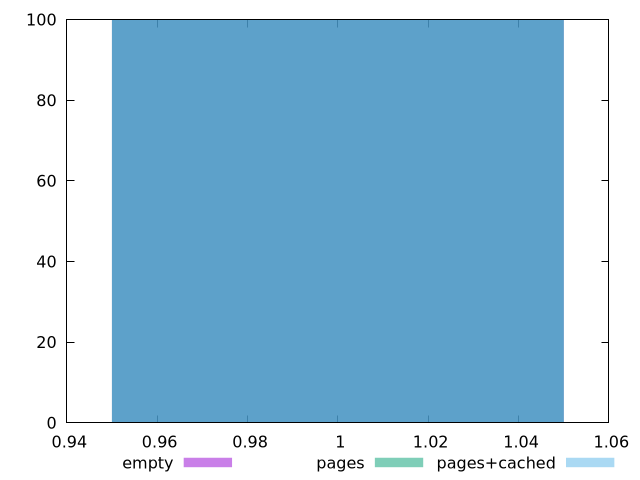

Here is the gnuplot script that generated this plot:
$_empty <<EOF
1 100
EOF
$_pages <<EOF
1 100
EOF
$_pagesCached <<EOF
1 100
EOF
set key outside below
set terminal pngcairo
set output "report_00004_2020-11-02T20-21-41.718Z/efficient-animated-content/efficient-animated-content_empty_pages_pages+cached+hist.png"
set boxwidth 0.1
set style fill transparent solid 0.5 noborder
set yrange [0:100]
plot $_empty title "empty" with boxes ,$_pages title "pages" with boxes ,$_pagesCached title "pages+cached" with boxes ,
